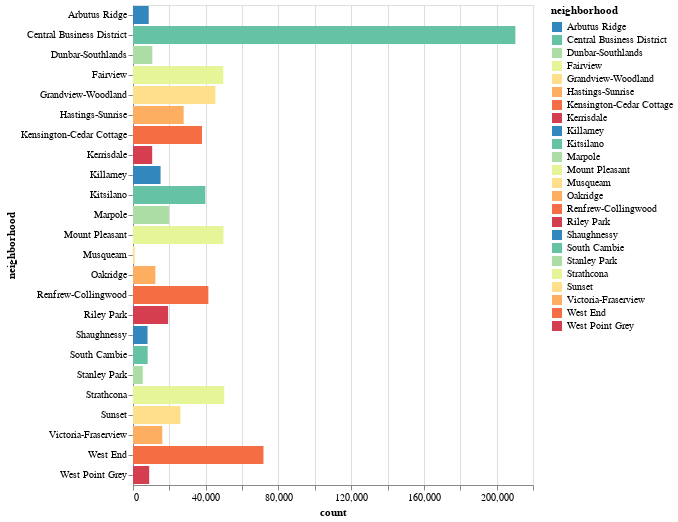

Source (notebook cell):
### Code cell
import bqplot
from palettable.colorbrewer.diverging import *
from altair import Row, Column, Chart, Text, Scale, Color

colors = Spectral_8.hex_colors
colors.reverse()

plt.figure(figsize=(18, 8))
neigh_count_chart = Chart(neigh).mark_bar().encode(x='count',y='neighborhood', color=Color('neighborhood', scale=Scale(range=colors)))
display(neigh_count_chart)
plt.show()

### Figure 1 — Vega-Lite specification as saved in the notebook (floating-point values rounded to 4 significant figures)
{"config": {"view": {"continuousWidth": 400, "continuousHeight": 300}}, "data": {"name": "data-2e1837c0060579f2e258737888448981"}, "mark": "bar", "encoding": {"color": {"type": "nominal", "field": "neighborhood", "scale": {"range": ["#3288BD", "#66C2A5", "#ABDDA4", "#E6F598", "#FEE08B", "#FDAE61", "#F46D43", "#D53E4F"]}}, "x": {"type": "quantitative", "field": "count"}, "y": {"type": "nominal", "field": "neighborhood"}}, "$schema": "https://vega.github.io/schema/vega-lite/v4.8.1.json", "datasets": {"data-2e1837c0060579f2e258737888448981": [{"neighborhood": "Central Business District", "count": 210309}, {"neighborhood": "West End", "count": 71750}, {"neighborhood": "Strathcona", "count": 50183}, {"neighborhood": "Mount Pleasant", "count": 49733}, {"neighborhood": "Fairview", "count": 49668}, {"neighborhood": "Grandview-Woodland", "count": 45319}, {"neighborhood": "Renfrew-Collingwood", "count": 41445}, {"neighborhood": "Kitsilano", "count": 39779}, {"neighborhood": "Kensington-Cedar Cottage", "count": 37955}, {"neighborhood": "Hastings-Sunrise", "count": 27869}, {"neighborhood": "Sunset", "count": 26068}, {"neighborhood": "Marpole", "count": 19784}, {"neighborhood": "Riley Park", "count": 19311}, {"neighborhood": "Victoria-Fraserview", "count": 16118}, {"neighborhood": "Killarney", "count": 15167}, {"neighborhood": "Oakridge", "count": 12297}, {"neighborhood": "Dunbar-Southlands", "count": 10614}, {"neighborhood": "Kerrisdale", "count": 10547}, {"neighborhood": "West Point Grey", "count": 8899}, {"neighborhood": "Arbutus Ridge", "count": 8642}, {"neighborhood": "South Cambie", "count": 8068}, {"neighborhood": "Shaughnessy", "count": 8004}, {"neighborhood": "Stanley Park", "count": 5322}, {"neighborhood": "Musqueam", "count": 932}]}}
